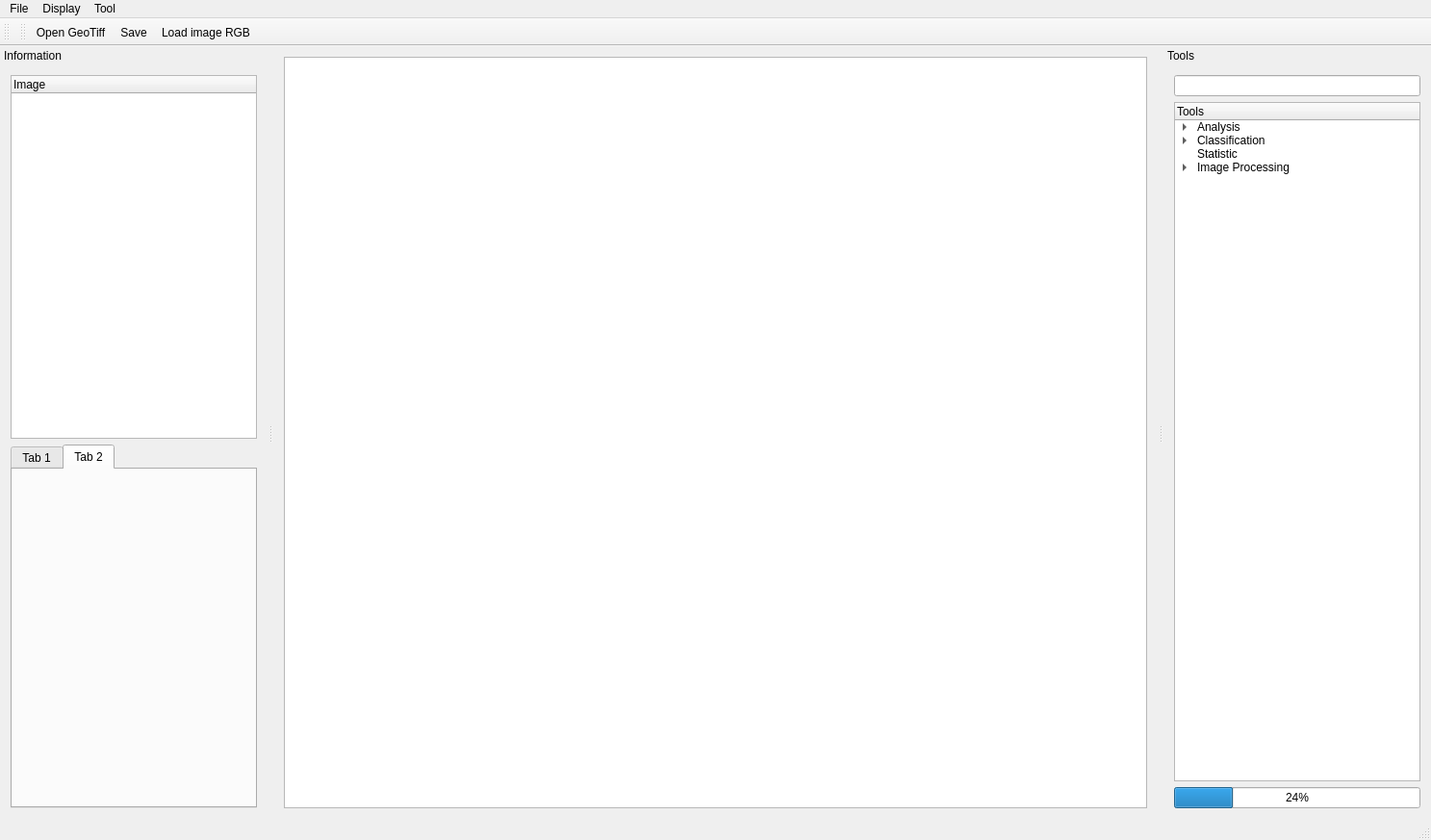
<?xml version="1.0" encoding="UTF-8"?>
<ui version="4.0">
 <class>ImageProcessingClass</class>
 <widget class="QMainWindow" name="ImageProcessingClass">
  <property name="geometry">
   <rect>
    <x>0</x>
    <y>0</y>
    <width>1487</width>
    <height>873</height>
   </rect>
  </property>
  <property name="windowTitle">
   <string>ImageProcessing</string>
  </property>
  <widget class="QWidget" name="centralWidget">
   <layout class="QHBoxLayout" name="horizontalLayout_2">
    <item>
     <widget class="Imageview" name="mainview"/>
    </item>
   </layout>
  </widget>
  <widget class="QMenuBar" name="menuBar">
   <property name="geometry">
    <rect>
     <x>0</x>
     <y>0</y>
     <width>1487</width>
     <height>23</height>
    </rect>
   </property>
   <widget class="QMenu" name="menuFile">
    <property name="title">
     <string>File</string>
    </property>
    <widget class="QMenu" name="menuOpen">
     <property name="title">
      <string>Open</string>
     </property>
     <addaction name="actionOpen_GeoTiff"/>
    </widget>
    <addaction name="menuOpen"/>
    <addaction name="separator"/>
    <addaction name="actionSave"/>
   </widget>
   <widget class="QMenu" name="menuView">
    <property name="title">
     <string>Display</string>
    </property>
    <widget class="QMenu" name="menuStretch">
     <property name="title">
      <string>Stretch</string>
     </property>
     <addaction name="action1_stretch"/>
     <addaction name="action2_stretch"/>
     <addaction name="action5_stretch"/>
     <addaction name="actionhistogram_Equalization"/>
     <addaction name="actionLogarithmic"/>
    </widget>
    <addaction name="actionOpen_RGB_image"/>
    <addaction name="menuStretch"/>
   </widget>
   <widget class="QMenu" name="menuTool">
    <property name="title">
     <string>Tool</string>
    </property>
    <widget class="QMenu" name="menuClassification">
     <property name="title">
      <string>Classification</string>
     </property>
     <addaction name="actionSelect_Sample"/>
     <addaction name="actionJM"/>
     <addaction name="separator"/>
     <addaction name="actionSVM"/>
     <addaction name="actionBPnet"/>
     <addaction name="separator"/>
     <addaction name="actionISODATA"/>
    </widget>
    <widget class="QMenu" name="menuAnalysis">
     <property name="title">
      <string>Analysis</string>
     </property>
     <addaction name="actionPCA"/>
    </widget>
    <widget class="QMenu" name="menuImage_Processing">
     <property name="title">
      <string>Image Processing</string>
     </property>
     <widget class="QMenu" name="menuFilter">
      <property name="title">
       <string>Filter</string>
      </property>
      <addaction name="actionMajority"/>
     </widget>
     <addaction name="actionSegmentation"/>
     <addaction name="menuFilter"/>
     <addaction name="actionFFT"/>
    </widget>
    <widget class="QMenu" name="menuStatistic">
     <property name="title">
      <string>Statistic</string>
     </property>
     <addaction name="actionBasic_Statistic"/>
     <addaction name="actionScatter"/>
    </widget>
    <addaction name="menuAnalysis"/>
    <addaction name="menuClassification"/>
    <addaction name="menuStatistic"/>
    <addaction name="menuImage_Processing"/>
   </widget>
   <addaction name="menuFile"/>
   <addaction name="menuView"/>
   <addaction name="menuTool"/>
  </widget>
  <widget class="QToolBar" name="mainToolBar">
   <attribute name="toolBarArea">
    <enum>TopToolBarArea</enum>
   </attribute>
   <attribute name="toolBarBreak">
    <bool>false</bool>
   </attribute>
  </widget>
  <widget class="QStatusBar" name="statusBar"/>
  <widget class="QDockWidget" name="listdock">
   <property name="features">
    <set>QDockWidget::NoDockWidgetFeatures</set>
   </property>
   <property name="windowTitle">
    <string>Information</string>
   </property>
   <attribute name="dockWidgetArea">
    <number>1</number>
   </attribute>
   <widget class="QWidget" name="dockWidgetContents">
    <layout class="QVBoxLayout" name="verticalLayout_2">
     <item>
      <widget class="QTreeWidget" name="fileListTree">
       <column>
        <property name="text">
         <string>Image</string>
        </property>
       </column>
      </widget>
     </item>
     <item>
      <widget class="QTabWidget" name="tabWidget">
       <property name="currentIndex">
        <number>1</number>
       </property>
       <widget class="QWidget" name="tab">
        <attribute name="title">
         <string>Tab 1</string>
        </attribute>
        <layout class="QVBoxLayout" name="verticalLayout_4"/>
       </widget>
       <widget class="QWidget" name="tab_2">
        <attribute name="title">
         <string>Tab 2</string>
        </attribute>
       </widget>
      </widget>
     </item>
    </layout>
   </widget>
  </widget>
  <widget class="QDockWidget" name="tooldock">
   <property name="features">
    <set>QDockWidget::NoDockWidgetFeatures</set>
   </property>
   <property name="windowTitle">
    <string>Tools</string>
   </property>
   <attribute name="dockWidgetArea">
    <number>2</number>
   </attribute>
   <widget class="QWidget" name="dockWidgetContents_2">
    <layout class="QVBoxLayout" name="verticalLayout_3">
     <item>
      <widget class="QLineEdit" name="searchLine"/>
     </item>
     <item>
      <widget class="QTreeWidget" name="tooltree">
       <column>
        <property name="text">
         <string>Tools</string>
        </property>
       </column>
       <item>
        <property name="text">
         <string>Analysis</string>
        </property>
        <item>
         <property name="text">
          <string>Scatter</string>
         </property>
        </item>
        <item>
         <property name="text">
          <string>PCA Analysis</string>
         </property>
        </item>
       </item>
       <item>
        <property name="text">
         <string>Classification</string>
        </property>
        <item>
         <property name="text">
          <string>Select Sample(ROI)</string>
         </property>
        </item>
        <item>
         <property name="text">
          <string>JM Distance</string>
         </property>
        </item>
        <item>
         <property name="text">
          <string>Supervised Classification</string>
         </property>
         <item>
          <property name="text">
           <string>SVM</string>
          </property>
         </item>
         <item>
          <property name="text">
           <string>Network</string>
          </property>
         </item>
        </item>
        <item>
         <property name="text">
          <string>Unsupervised Classification</string>
         </property>
         <item>
          <property name="text">
           <string>ISODATA</string>
          </property>
         </item>
        </item>
        <item>
         <property name="text">
          <string>Majority</string>
         </property>
        </item>
       </item>
       <item>
        <property name="text">
         <string>Statistic</string>
        </property>
       </item>
       <item>
        <property name="text">
         <string>Image Processing</string>
        </property>
        <item>
         <property name="text">
          <string>Segmentation</string>
         </property>
        </item>
        <item>
         <property name="text">
          <string>FFT</string>
         </property>
        </item>
       </item>
      </widget>
     </item>
     <item>
      <widget class="QProgressBar" name="progressBar">
       <property name="value">
        <number>24</number>
       </property>
      </widget>
     </item>
    </layout>
   </widget>
  </widget>
  <widget class="QToolBar" name="toolBar">
   <property name="windowTitle">
    <string>toolBar</string>
   </property>
   <attribute name="toolBarArea">
    <enum>TopToolBarArea</enum>
   </attribute>
   <attribute name="toolBarBreak">
    <bool>false</bool>
   </attribute>
   <addaction name="actionOpen_GeoTiff"/>
   <addaction name="actionSave"/>
   <addaction name="actionOpen_RGB_image"/>
  </widget>
  <action name="actionOpen_GeoTiff">
   <property name="text">
    <string>Open GeoTiff</string>
   </property>
  </action>
  <action name="actionSave">
   <property name="text">
    <string>Save</string>
   </property>
  </action>
  <action name="actionOpen_RGB_image">
   <property name="text">
    <string>Load image RGB</string>
   </property>
  </action>
  <action name="action1_stretch">
   <property name="text">
    <string>1% stretch</string>
   </property>
  </action>
  <action name="action2_stretch">
   <property name="text">
    <string>2% stretch</string>
   </property>
  </action>
  <action name="action5_stretch">
   <property name="text">
    <string>5%stretch</string>
   </property>
  </action>
  <action name="actionhistogram_Equalization">
   <property name="text">
    <string>histogram Equalization</string>
   </property>
  </action>
  <action name="actionPCA">
   <property name="text">
    <string>PCA Analysis</string>
   </property>
  </action>
  <action name="actionSegmentation">
   <property name="text">
    <string>Segmentation</string>
   </property>
  </action>
  <action name="actionBayers">
   <property name="text">
    <string>Naive Bayers</string>
   </property>
  </action>
  <action name="actionSVM">
   <property name="text">
    <string>SVM</string>
   </property>
  </action>
  <action name="actionISODATA">
   <property name="text">
    <string>ISODATA</string>
   </property>
  </action>
  <action name="actionSelect_Sample">
   <property name="text">
    <string>Select Sample</string>
   </property>
  </action>
  <action name="actionFFT">
   <property name="text">
    <string>FFT</string>
   </property>
  </action>
  <action name="actionBPnet">
   <property name="text">
    <string>BP Network</string>
   </property>
  </action>
  <action name="actionJM">
   <property name="text">
    <string>JM Distance</string>
   </property>
  </action>
  <action name="actionBasic_Statistic">
   <property name="text">
    <string>Basic Statistic</string>
   </property>
  </action>
  <action name="actionScatter">
   <property name="text">
    <string>Scatter</string>
   </property>
  </action>
  <action name="actionLogarithmic">
   <property name="text">
    <string>Logarithmic</string>
   </property>
  </action>
  <action name="actionMajority">
   <property name="text">
    <string>Majority</string>
   </property>
  </action>
 </widget>
 <layoutdefault spacing="6" margin="11"/>
 <customwidgets>
  <customwidget>
   <class>Imageview</class>
   <extends>QGraphicsView</extends>
   <header location="global">Imageview.h</header>
  </customwidget>
 </customwidgets>
 <resources>
  <include location="ImageProcessing.qrc"/>
 </resources>
 <connections/>
</ui>
